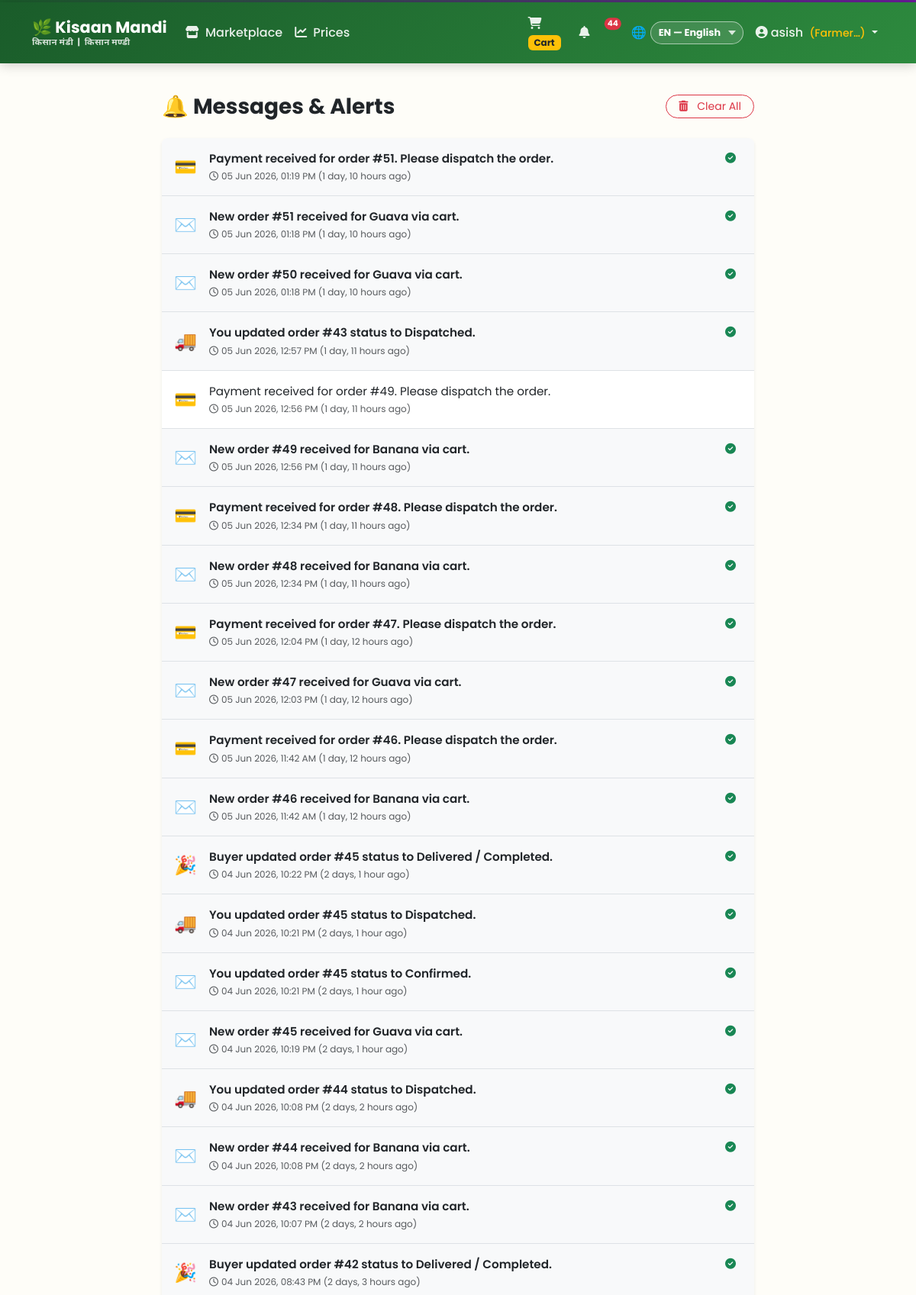
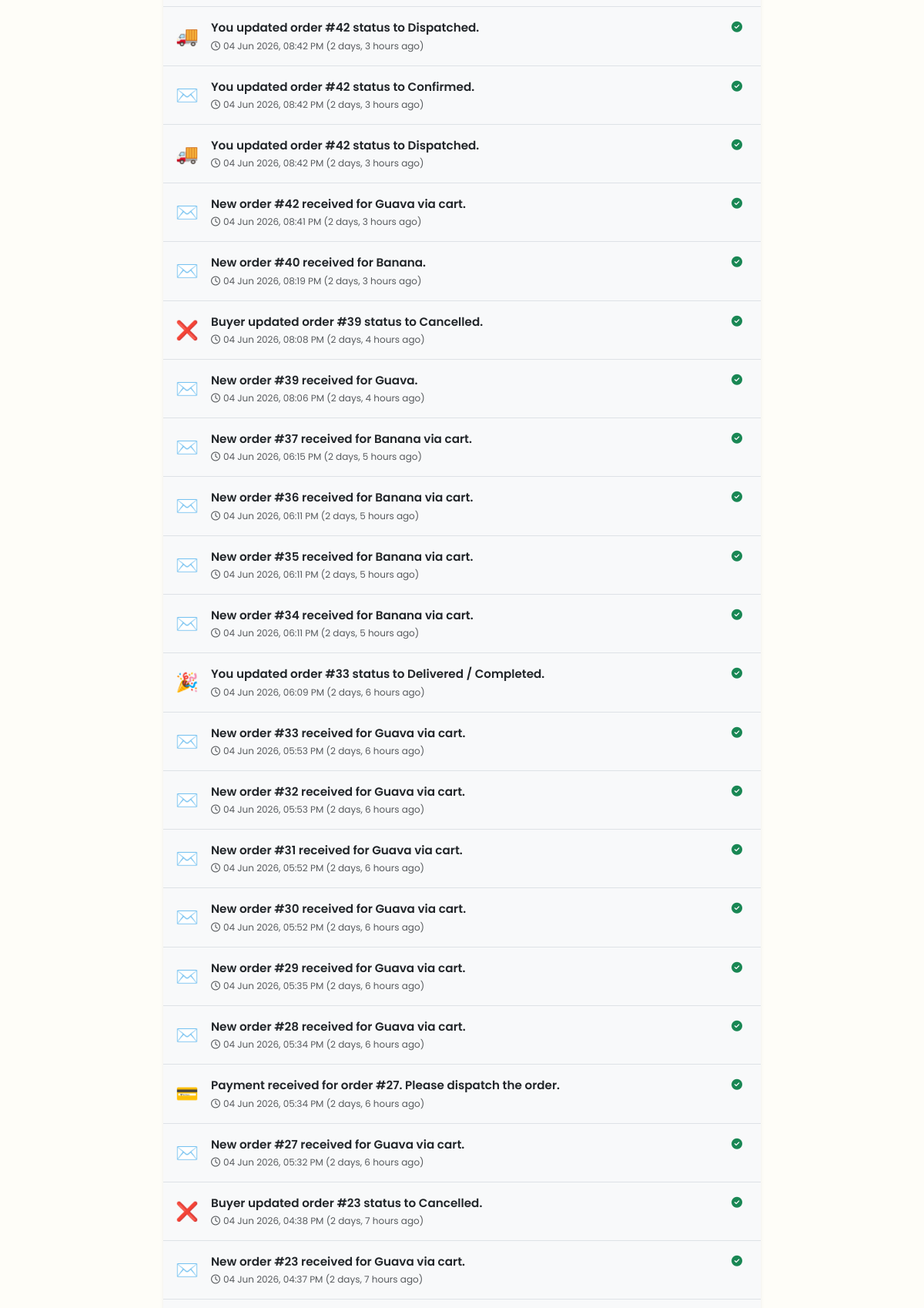
The app's page /orders/notifications-list/ (signed in, upper part) with its own data (2 pictures, top to bottom).
### accounts/models.py (models this page shows, shortened)
class CustomUser(AbstractUser):
    ROLE_CHOICES = [
        ('farmer', 'Farmer / किसान'),
        ('buyer', 'Buyer / खरीदार'),
        ('admin', 'Admin / प्रशासक'),
    ]
    role = models.CharField(max_length=10, choices=ROLE_CHOICES, default='buyer')
    phone = models.CharField(max_length=15, blank=True)
    address = models.TextField(blank=True)
    state = models.CharField(max_length=100, blank=True)
    district = models.CharField(max_length=100, blank=True)
    profile_pic = models.ImageField(upload_to='profiles/', blank=True, null=True)
    is_verified = models.BooleanField(default=False)
    created_at = models.DateTimeField(auto_now_add=True)
    @property
    def is_farmer(self):
        return self.role == 'farmer'

### orders/models.py (models this page shows, shortened)
class Notification(models.Model):
    user = models.ForeignKey(CustomUser, on_delete=models.CASCADE, related_name='notifications')
    message_en = models.CharField(max_length=255)
    message_hi = models.CharField(max_length=255)
    message_ne = models.CharField(max_length=255)
    is_read = models.BooleanField(default=False)
    created_at = models.DateTimeField(auto_now_add=True)

### orders/views.py (the view)
# urls.py: path('notifications-list/', views.notifications_list, name='notifications_list'),
@login_required
def notifications_list(request):
    notifs = Notification.objects.filter(user=request.user).order_by('-created_at')
    return render(request, 'orders/notifications_list.html', {
        'notifications': notifs,
        'active_tab': 'messages'
    })

### kisaan_mandi/context_processors.py (called while the page is built)
def selected_language(request):
    lang = request.COOKIES.get('km_lang', 'en')
    if lang not in ('en', 'hi', 'ne'):
        lang = 'en'
    context = {'selected_lang': lang}
    if hasattr(request, 'user') and request.user.is_authenticated:
        from django.apps import apps
        try:
            Notification = apps.get_model('orders', 'Notification')
            notifs = Notification.objects.filter(user=request.user).order_by('-created_at')[:8]
            unread_count = Notification.objects.filter(user=request.user, is_read=False).count()
            context['notifications'] = notifs
            context['unread_notifications_count'] = unread_count
        except (LookupError, ValueError):
            pass
    return context

### templates/orders/notifications_list.html (shortened to what this page needs)
{% extends base_template|default:"base.html" %}
{% block content %}
<div class="container py-4" style="max-width: 800px;">
    <div class="d-flex justify-content-between align-items-center mb-4 flex-wrap gap-2">
        <h3 class="fw-bold mb-0">
            🔔
            {% if selected_lang == 'hi' %}सूचनाएं और संदेश{% elif selected_lang == 'ne' %}सूचना र सन्देशहरू{% else %}Messages & Alerts{% endif %}
        </h3>
        {% if notifications %}
        <a href="{% url 'clear_notifications' %}" class="btn btn-outline-danger btn-sm rounded-pill px-3">
            <i class="fas fa-trash-alt me-2"></i>
            {% if selected_lang == 'hi' %}सभी साफ करें{% elif selected_lang == 'ne' %}सबै सफा गर्नुस्{% else %}Clear All{% endif %}
        </a>
        {% endif %}
    </div>
    <div class="card border-0 shadow-sm rounded-3 overflow-hidden">
        <div class="list-group list-group-flush">
            {% for notif in notifications %}
            <div class="list-group-item p-3 {% if not notif.is_read %}bg-light{% endif %} border-bottom">
                <div class="d-flex justify-content-between align-items-start gap-3">
                    <div class="d-flex gap-3">
                        <div class="fs-4 text-success mt-1">
                            {% if "payment" in notif.message_en|lower or "paid" in notif.message_en|lower %}
                            💳
                            {% elif "cancel" in notif.message_en|lower %}
                            ❌
                            {% elif "deliver" in notif.message_en|lower %}
                            🎉
                            {% elif "dispatch" in notif.message_en|lower or "ship" in notif.message_en|lower %}
                            🚚
                            {% else %}
                            ✉️
                            {% endif %}
                        </div>
                        <div>
                            <p class="mb-1 text-dark {% if not notif.is_read %}fw-semibold{% endif %}" style="font-size: 0.95rem; line-height: 1.4;">
                                {% if selected_lang == 'hi' %}{{ notif.message_hi }}
                                {% elif selected_lang == 'ne' %}{{ notif.message_ne }}
                                {% else %}{{ notif.message_en }}
                                {% endif %}
                            </p>
                            <small class="text-muted d-block" style="font-size: 0.75rem;">
                                <i class="far fa-clock me-1"></i>{{ notif.created_at|date:"d M Y, h:i A" }} ({{ notif.created_at|timesince }} ago)
                            </small>
                        </div>
                    </div>
                    {% if not notif.is_read %}
                    <a href="{% url 'mark_notification_read' notif.pk %}" class="btn btn-sm btn-outline-success border-0 py-0 px-2" title="Mark as Read">
                        <i class="fas fa-check-circle"></i>
                    </a>
                    {% endif %}
                </div>
            </div>
            {% endfor %}
        </div>
    </div>
</div>
{% endblock %}

### templates/base.html (shortened to what this page needs)
<!DOCTYPE html>
<html lang="en">
<head>
    <link href="https://cdn.jsdelivr.net/npm/bootstrap@5.3.0/dist/css/bootstrap.min.css" rel="stylesheet">
    <link href="https://cdnjs.cloudflare.com/ajax/libs/font-awesome/6.4.0/css/all.min.css" rel="stylesheet">
</head>
<body>
{% block navbar %}
<nav class="navbar navbar-expand-lg navbar-dark">
    <div class="container">
        <a class="navbar-brand" href="{% url 'home' %}">
            🌿 Kisaan Mandi
            <span class="sub-langs d-none d-sm-block">किसान मंडी &nbsp;|&nbsp; किसान मण्डी</span>
        </a>
        <div class="collapse navbar-collapse" id="navMain">
            <ul class="navbar-nav me-auto">
                <li class="nav-item">
                    <a class="nav-link" href="{% url 'product_list' %}">
                        <i class="fas fa-store me-1"></i>
                        {% if selected_lang == 'hi' %}मंडी
                        {% elif selected_lang == 'ne' %}बजार
                        {% else %}Marketplace{% endif %}
                    </a>
                </li>
                <li class="nav-item">
                    <a class="nav-link" href="{% url 'price_list' %}">
                        <i class="fas fa-chart-line me-1"></i>
                        {% if selected_lang == 'hi' %}भाव
                        {% elif selected_lang == 'ne' %}मूल्य
                        {% else %}Prices{% endif %}
                    </a>
                </li>
            </ul>
            <ul class="navbar-nav ms-auto align-items-center gap-2">
                {% if user.is_authenticated %}
                <li class="nav-item w-100 text-center text-lg-start">
                    <a class="nav-link" href="{% url 'cart' %}"><i class="fas fa-shopping-cart"></i> <span class="badge bg-warning text-dark">
                        {% if selected_lang == 'hi' %}कार्ट{% elif selected_lang == 'ne' %}कार्ट{% else %}Cart{% endif %}
                    </span></a>
                </li>
                <li class="nav-item dropdown w-100 text-center text-lg-start me-2">
                    <a class="nav-link position-relative" href="#" id="notificationDropdown" role="button" data-bs-toggle="dropdown" aria-expanded="false">
                        <i class="fas fa-bell"></i>
                        {% if unread_notifications_count > 0 %}
                        <span class="position-absolute top-1 start-100 translate-middle badge rounded-pill bg-danger" style="font-size: 0.65rem; padding: 0.25em 0.4em;">
                            {{ unread_notifications_count }}
                        </span>
                        {% endif %}
                    </a>
                </li>
                <li class="nav-item ms-lg-2 d-none d-lg-block">
                    <div class="lang-select-wrap">
                        <span class="globe-icon">🌐</span>
                        <select class="lang-select" onchange="changeLang(this)">
                            <option value="en" {% if selected_lang == 'en' %}selected{% endif %}>EN — English</option>
                        </select>
                    </div>
                </li>
                <li class="nav-item dropdown w-100 text-center text-lg-start">
                    <a class="nav-link dropdown-toggle" href="#" data-bs-toggle="dropdown">
                        <i class="fas fa-user-circle me-1"></i>{{ user.first_name|default:user.username }}
                        <small class="text-warning ms-1">({{ user.get_role_display|truncatechars:7 }})</small>
                    </a>
                </li>
                {% endif %}
            </ul>
        </div>
    </div>
</nav>
{% endblock navbar %}
{% block content %}{% endblock %}
</body>
</html>

### templates/base.html (style rules this page uses)
:root { --green-dark: #1a5c2a; --green-mid: #2d8a3e; --green-light: #4caf50; --orange: #f57c00; --orange-light: #ff9800; --cream: #fefdf8; --gold: #ffc107; --earth: #795548; --nepali-red: #c0392b; }
* { font-family: 'Poppins', 'Noto Sans Devanagari', sans-serif; }
body { background-color: var(--cream); }
.navbar { background: linear-gradient(135deg, var(--green-dark) 0%, var(--green-mid) 100%); box-shadow: 0 2px 15px rgba(0,0,0,0.2); }
.navbar-brand { font-size: 1.3rem; font-weight: 700; color: #fff !important; line-height: 1.2; }
.navbar-brand .sub-langs { font-size: 0.72rem; opacity: 0.82; display: block; letter-spacing: 0.3px; }
.nav-link { color: rgba(255,255,255,0.9) !important; font-weight: 500; transition: all 0.2s; }
.lang-select-wrap { display: flex; align-items: center; gap: 5px; }
.lang-select-wrap .globe-icon { font-size: 1rem; line-height: 1; }
.lang-select { appearance: none; -webkit-appearance: none; padding: 4px 28px 4px 10px; font-size: 0.8rem; font-weight: 700; font-family: 'Poppins', 'Noto Sans Devanagari', sans-serif; border-radius: 20px; border: 1.5px solid rgba(255,255,255,0.55); color: white; background-color: rgba(255,255,255,0.12); background-repeat: no-repeat; background-position: right 9px center; cursor: pointer; outline: none; transition: all 0.2s; line-height: 1.6; }
.lang-select option { background: var(--green-dark); color: white; font-weight: 600; }

### records on screen
CustomUser: first_name "asish", role "Farmer…"
Notification: message_en "Payment received for order #51. Please dispatch the order.", created_at "05 Jun 2026, 01:19 PM", created_at "1 day, 10 hours", is_read False (drawn)
Notification: message_en "New order #51 received for Guava via cart.", created_at "05 Jun 2026, 01:18 PM", created_at "1 day, 10 hours", is_read False (drawn)
Notification: message_en "New order #50 received for Guava via cart.", created_at "05 Jun 2026, 01:18 PM", created_at "1 day, 10 hours", is_read False (drawn)
Notification: message_en "You updated order #43 status to Dispatched.", created_at "05 Jun 2026, 12:57 PM", created_at "1 day, 11 hours", is_read False (drawn)
Notification: message_en "Payment received for order #49. Please dispatch the order.", created_at "05 Jun 2026, 12:56 PM", created_at "1 day, 11 hours"
Notification: message_en "New order #49 received for Banana via cart.", created_at "05 Jun 2026, 12:56 PM", created_at "1 day, 11 hours", is_read False (drawn)
Notification: message_en "Payment received for order #48. Please dispatch the order.", created_at "05 Jun 2026, 12:34 PM", created_at "1 day, 11 hours", is_read False (drawn)
Notification: message_en "New order #48 received for Banana via cart.", created_at "05 Jun 2026, 12:34 PM", created_at "1 day, 11 hours", is_read False (drawn)
Notification: message_en "Payment received for order #47. Please dispatch the order.", created_at "05 Jun 2026, 12:04 PM", created_at "1 day, 12 hours", is_read False (drawn)
Notification: message_en "New order #47 received for Guava via cart.", created_at "05 Jun 2026, 12:03 PM", created_at "1 day, 12 hours", is_read False (drawn)
Notification: message_en "Payment received for order #46. Please dispatch the order.", created_at "05 Jun 2026, 11:42 AM", created_at "1 day, 12 hours", is_read False (drawn)
Notification: message_en "New order #46 received for Banana via cart.", created_at "05 Jun 2026, 11:42 AM", created_at "1 day, 12 hours", is_read False (drawn)
Notification: message_en "Buyer updated order #45 status to Delivered / Completed.", created_at "04 Jun 2026, 10:22 PM", created_at "2 days, 1 hour", is_read False (drawn)
Notification: message_en "You updated order #45 status to Dispatched.", created_at "04 Jun 2026, 10:21 PM", created_at "2 days, 1 hour", is_read False (drawn)
Notification: message_en "You updated order #45 status to Confirmed.", created_at "04 Jun 2026, 10:21 PM", created_at "2 days, 1 hour", is_read False (drawn)
Notification: message_en "New order #45 received for Guava via cart.", created_at "04 Jun 2026, 10:19 PM", created_at "2 days, 1 hour", is_read False (drawn)
Notification: message_en "You updated order #44 status to Dispatched.", created_at "04 Jun 2026, 10:08 PM", created_at "2 days, 2 hours", is_read False (drawn)
Notification: message_en "New order #44 received for Banana via cart.", created_at "04 Jun 2026, 10:08 PM", created_at "2 days, 2 hours", is_read False (drawn)
Notification: message_en "New order #43 received for Banana via cart.", created_at "04 Jun 2026, 10:07 PM", created_at "2 days, 2 hours", is_read False (drawn)
Notification: message_en "Buyer updated order #42 status to Delivered / Completed.", created_at "04 Jun 2026, 08:43 PM", created_at "2 days, 3 hours", is_read False (drawn)
Notification: message_en "You updated order #42 status to Dispatched.", created_at "04 Jun 2026, 08:42 PM", created_at "2 days, 3 hours", is_read False (drawn)
Notification: message_en "You updated order #42 status to Confirmed.", created_at "04 Jun 2026, 08:42 PM", created_at "2 days, 3 hours", is_read False (drawn)
Notification: message_en "You updated order #42 status to Dispatched.", created_at "04 Jun 2026, 08:42 PM", created_at "2 days, 3 hours", is_read False (drawn)
Notification: message_en "New order #42 received for Guava via cart.", created_at "04 Jun 2026, 08:41 PM", created_at "2 days, 3 hours", is_read False (drawn)
Notification: message_en "New order #40 received for Banana.", created_at "04 Jun 2026, 08:19 PM", created_at "2 days, 3 hours", is_read False (drawn)
Notification: message_en "Buyer updated order #39 status to Cancelled.", created_at "04 Jun 2026, 08:08 PM", created_at "2 days, 4 hours", is_read False (drawn)
Notification: message_en "New order #39 received for Guava.", created_at "04 Jun 2026, 08:06 PM", created_at "2 days, 4 hours", is_read False (drawn)
Notification: message_en "New order #37 received for Banana via cart.", created_at "04 Jun 2026, 06:15 PM", created_at "2 days, 5 hours", is_read False (drawn)
Notification: message_en "New order #36 received for Banana via cart.", created_at "04 Jun 2026, 06:11 PM", created_at "2 days, 5 hours", is_read False (drawn)
Notification: message_en "New order #35 received for Banana via cart.", created_at "04 Jun 2026, 06:11 PM", created_at "2 days, 5 hours", is_read False (drawn)
Notification: message_en "New order #34 received for Banana via cart.", created_at "04 Jun 2026, 06:11 PM", created_at "2 days, 5 hours", is_read False (drawn)
Notification: message_en "You updated order #33 status to Delivered / Completed.", created_at "04 Jun 2026, 06:09 PM", created_at "2 days, 6 hours", is_read False (drawn)
Notification: message_en "New order #33 received for Guava via cart.", created_at "04 Jun 2026, 05:53 PM", created_at "2 days, 6 hours", is_read False (drawn)
Notification: message_en "New order #32 received for Guava via cart.", created_at "04 Jun 2026, 05:53 PM", created_at "2 days, 6 hours", is_read False (drawn)
Notification: message_en "New order #31 received for Guava via cart.", created_at "04 Jun 2026, 05:52 PM", created_at "2 days, 6 hours", is_read False (drawn)
Notification: message_en "New order #30 received for Guava via cart.", created_at "04 Jun 2026, 05:52 PM", created_at "2 days, 6 hours", is_read False (drawn)
Notification: message_en "New order #29 received for Guava via cart.", created_at "04 Jun 2026, 05:35 PM", created_at "2 days, 6 hours", is_read False (drawn)
Notification: message_en "New order #28 received for Guava via cart.", created_at "04 Jun 2026, 05:34 PM", created_at "2 days, 6 hours", is_read False (drawn)
Notification: message_en "Payment received for order #27. Please dispatch the order.", created_at "04 Jun 2026, 05:34 PM", created_at "2 days, 6 hours", is_read False (drawn)
Notification: message_en "New order #27 received for Guava via cart.", created_at "04 Jun 2026, 05:32 PM", created_at "2 days, 6 hours", is_read False (drawn)
Notification: message_en "Buyer updated order #23 status to Cancelled.", created_at "04 Jun 2026, 04:38 PM", created_at "2 days, 7 hours", is_read False (drawn)
Notification: message_en "New order #23 received for Guava via cart.", created_at "04 Jun 2026, 04:37 PM", created_at "2 days, 7 hours", is_read False (drawn)

### other values on screen
{{ unread_notifications_count }} "44"
